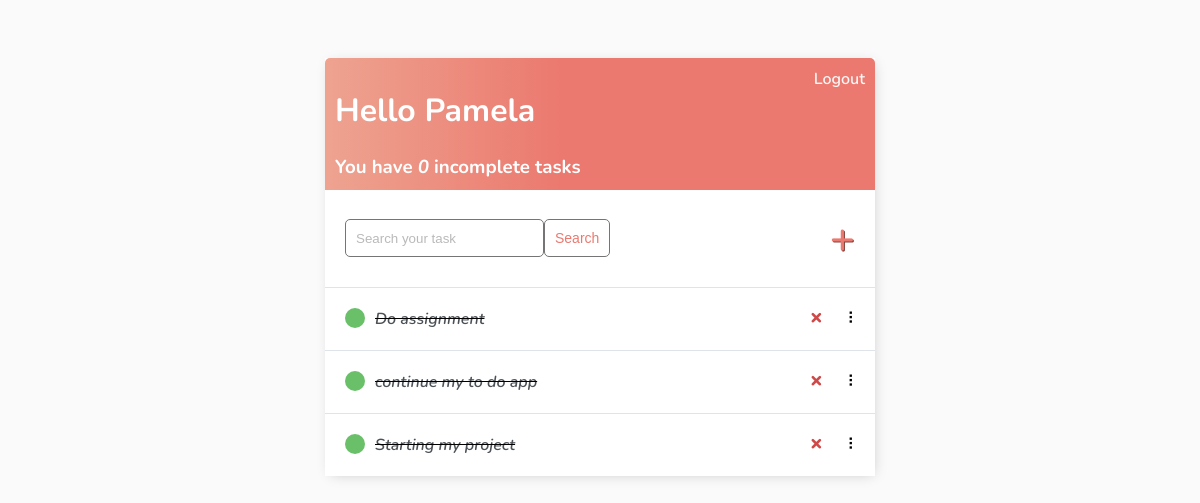
The app's page / (signed in), older data.
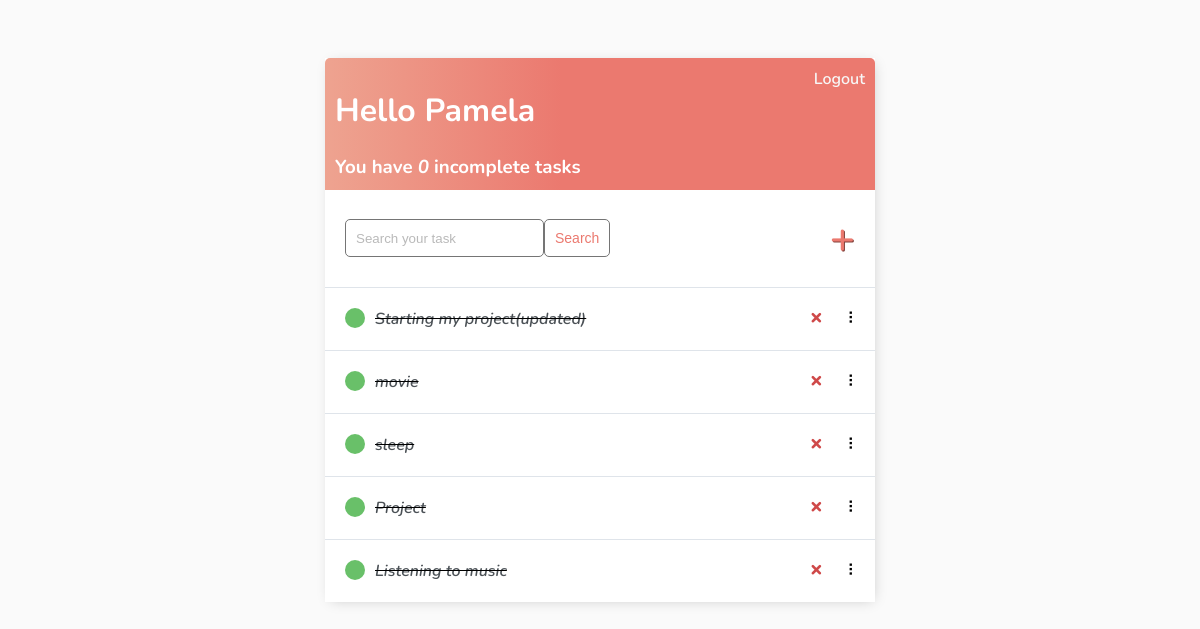
The same page, newer data.
### ToDoApp/models.py (models this page shows)
class Task(models.Model):
    user= models.ForeignKey(
        User,on_delete=models.CASCADE,null=True,blank=True)
    title= models.CharField(max_length=200)
    describution=models.TextField(null=True,blank=True)
    complete=models.BooleanField(default=False)
    create=models.DateTimeField(auto_now_add=True)
    def __str__(self):
       return self.title
    class Meta:
        order_with_respect_to = 'user'

### ToDoApp/views.py (the view)
# urls.py: path('', TaskList.as_view(), name ='all_tasks'),
class TaskList( LoginRequiredMixin,ListView):
    model = Task
    context_object_name= 'tasks'
    template_name='ToDoApp/task_list'
    def get_context_data(self,**kwargs):
        context=super().get_context_data(**kwargs)
        context['tasks']= context['tasks'].filter(user=self.request.user)
        context['count']= context['tasks'].filter(complete=False).count()
        search_input = self.request.GET.get('search-area') or ''
        if search_input:
            context['tasks']= context['tasks'].filter(title__startswith=search_input)
        context['search_input'] = search_input
        return context

### ToDoApp/templates/ToDoApp/task_list.html (shortened to what this page needs)
{% extends 'ToDoApp/main.html' %} {% block content %}
<div class="header-bar">
    <div>
        <h1>Hello {{request.user|title}}</h1>
        <h3 style="margin:0">You have <i>{{count}}</i> incomplete task{{ count|pluralize:"s" }}</h3>
    </div>
    {% if request.user.is_authenticated %}
    <a href="{% url 'logout' %}">Logout</a> {% else %}
    <a href="{% url 'Login' %}">Login</a>{% endif%}
</div>
<div id="search-add-wrapper">
    <form method="GET" style="display: flex;">
        <input type='text' name='search-area' placeholder="Search your task" value="{{search_input}}">
        <input class="button" type="submit" value='Search'>
    </form>
    {% if tasks|length > 0 %}
    <a id="add-link" href="{% url 'task-create' %}">&#x2b;</a>
    {% endif %}
</div>
<div id="tasklist" class="task-items-wrapper">
    {% for task in tasks %}
    <div class="task-wrapper" data-position="{{task.pk}}">
        <div class="task-title">
            {% if task.complete %}
            <div class="task-complete-icon"></div>
            <i><s><a href="{% url 'task-update' task.id %}">{{task}}</a></s></i> {% else %}
            <div class="task-incomplete-icon"></div>
            <a href="{% url 'task-update' task.id %}">{{task}}</a> {% endif %}
        </div>
        <div class="task-controls">
            <a class="delete-link" href="{% url 'delete_task' task.id %}">&#215;</a>
            <span class="handle">&nbsp;&#10247;</span>
        </div>
    </div>
    {% empty %}
    <div style="text-align: center; padding-bottom: 10px; line-height: 1em;">
        <h3>No new tasks are created.</h3>
        <h3>Create a <a style="text-decoration: none; color: #e53935;" href="{% url 'task-create' %}">New task</a> ! </h3>
    </div>
    {% endfor %}
</div>
{% endblock content %}

### ToDoApp/templates/ToDoApp/main.html (shortened to what this page needs)
<!DOCTYPE html>
<html lang="en">
<head>
</head>
<body>
    <div class="container">
        {% block content %} {% endblock content %}
    </div>
</body>
</html>

### ToDoApp/templates/ToDoApp/main.html (style rules this page uses)
body { background-color: #FAFAFA; font-family: 'Nunito', sans-serif; padding-top: 50px; }
h1, h2, h3, h4, h5, h6, { font-family: 'Raleway', sans-serif; }
a, p { color: #4b5156 }
a { font-weight: 600; }
.container { max-width: 550px; margin: auto; background-color:#fff; -webkit-box-shadow: 2px 2px 13px -4px rgba(0, 0, 0, 0.21); box-shadow: 2px 2px 13px -4px rgba(0, 0, 0, 0.21); }
input { outline: none; border: none; }
.header-bar { display: flex; justify-content: space-between; color: #fff; padding: 10px; border-radius: 5px 5px 0 0; background: linear-gradient(90deg,#EEA390 0%, #EB796F 43%, #EB796F 100%); }
.header-bar a { color: rgb(247, 247, 247); text-decoration: none; }
.task-wrapper { display: flex; align-items: center; justify-content: space-between; background-color: #fff; border-top: 1px solid #dfe4ea; overflow: hidden; }
.task-title { display: flex; padding: 20px; }
.task-title a { text-decoration: none; color: #4b5156; margin-left: 10px; }
.task-complete-icon { height: 20px; width: 20px; background-color: rgb(105, 192, 105); border-radius: 50%; }
.delete-link { text-decoration: none; font-weight: 900; color: #cf4949; font-size: 22px; line-height: 0; padding: 20px 0px; }
.handle { display: inline-block; padding: 20px 16px; cursor: grab; user-select: none; }
.handle:after, .handle:before { display: block; content: ""; }
#add-link { color: #EB796F; text-decoration: none; font-size: 42px; text-shadow: 1px 1px #81413b; }
#search-add-wrapper { display: flex; justify-content: space-between; align-items: center; padding: 20px; }
input[type=text], input[type=password], textarea { border: 1px solid #757575; border-radius: 5px; padding: 10px; width: 90%; }
::placeholder { font-weight: 300; opacity: 0.5; }
.button { border: 1px solid #757575; background-color: #FFF; color: #EB796F; padding: 10px; font-size: 14px; border-radius: 5px; cursor: pointer; text-decoration: none; }

Row changes from the older to the newer data that the page shows:
removed Task: title "Do assignment"
removed Task: title "continue my to do app"
changed Task: title "Starting my project" → "Starting my project(updated)"
added Task: title "movie"
added Task: title "sleep"
added Task: title "Project"
added Task: title "Listening to music"
